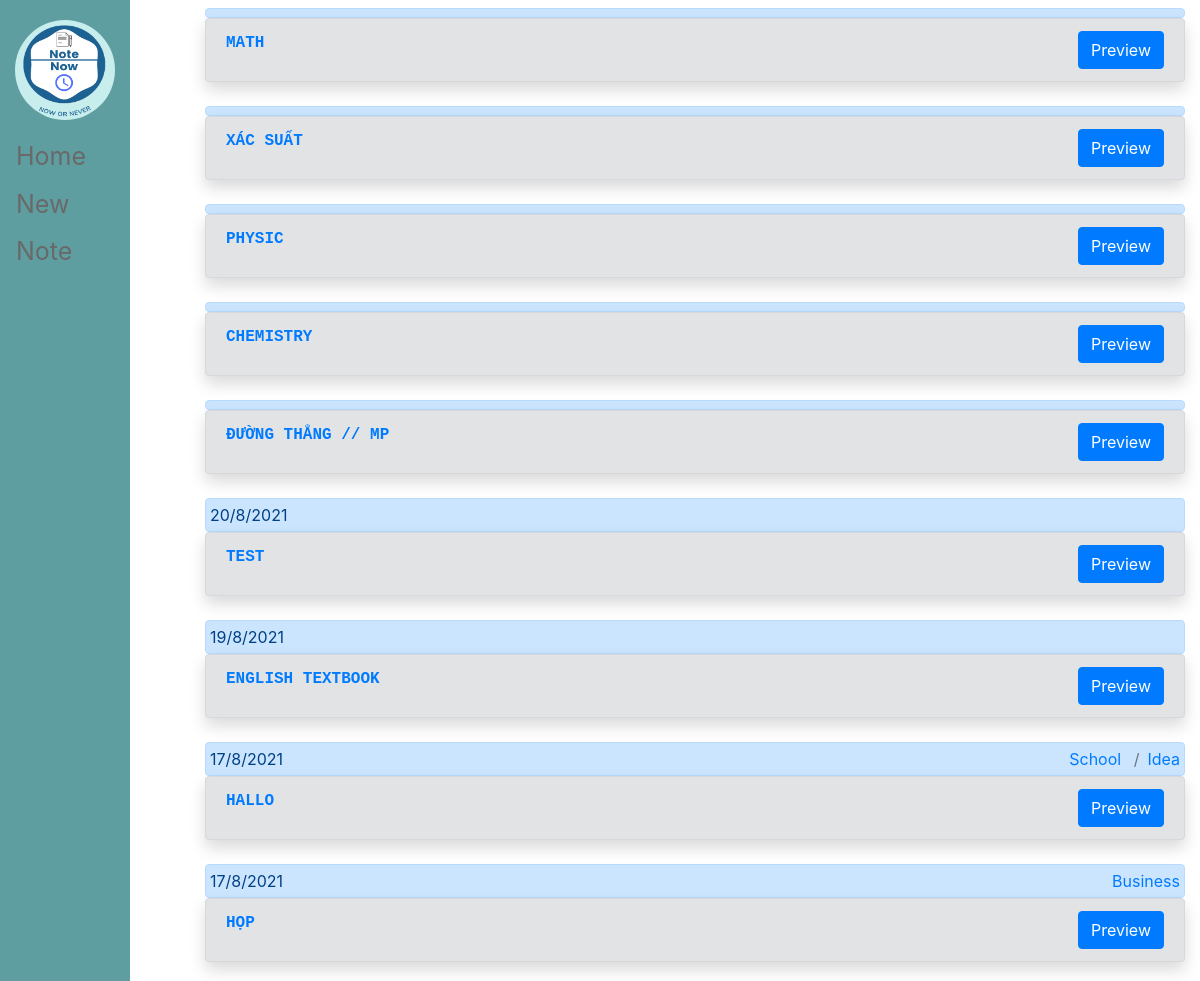
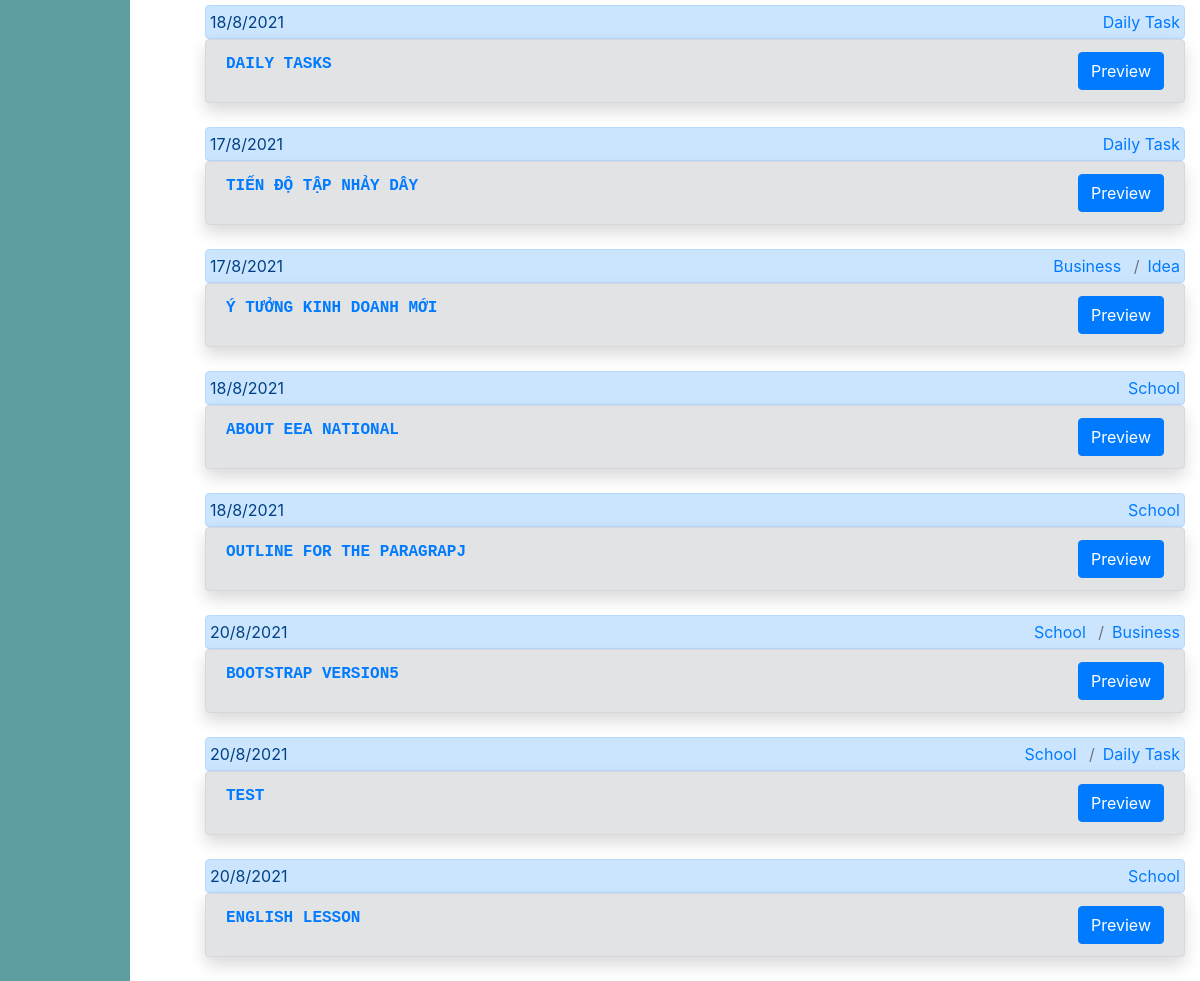
Screenshot of /view/ with the database file from the repository (2 pictures, top to bottom).
### main/models.py (models this page shows, shortened)
class Note(models.Model):
    name=models.CharField(max_length=200)

class Date(models.Model):
    note=models.ForeignKey(Note,on_delete=models.CASCADE)
    text=models.CharField(max_length=100)

class Topic(models.Model):
    note=models.ForeignKey(Note,on_delete=models.CASCADE)
    text=models.CharField(max_length=100)
    learn=models.BooleanField(default=False)
    work=models.BooleanField(default=False)
    idea=models.BooleanField(default=False)
    life=models.BooleanField(default=False)

### main/views.py (the view)
# urls.py: path("view/",views.view,name="view"),
def view(response):
    notes=Note.objects.all()
    return render(response, "main/view.html",{"notes":notes})

### main/templates/main/view.html (shortened to what this page needs)
{% extends 'main/base.html' %}
{% block content %}
        <ul>
            {% for nt in notes.all %}
            <div class="d-inline">
            <div class="alert alert-primary mb-0 p-1 rounded-top d-flex justify-content-between" role="alert">
                {% for dat in nt.date_set.all %}
                   {{dat.text}}
                {% endfor %}
                <div class="justify-content-end">
                    {% for top in nt.topic_set.all %}
                    {% if top.learn == True %}
                    <a href="/view/school" class="breadcrumb-item">School</a>
                    {% endif %}
                    {% if top.work == True %}
                    <a href="/view/business" class="breadcrumb-item">Business</a>
                    {% endif %}
                    {% if top.idea == True %}
                    <a href="/view/idea" class="breadcrumb-item">Idea</a>
                    {% endif %}
                    {% if top.life == True %}
                    <a href="/view/daily task" class="breadcrumb-item">Daily Task</a>
                    {% endif %}
                    {% endfor %}
            </div>
        </div>
            <div class="alert alert-secondary mb-4 shadow rounded-bottom d-flex justify-content-between" role="alert">
                <a href="/{{nt.id}}" class=" text-uppercase font-weight-bold text-monospace text-center">{{nt.name}}</a>
                <button class="btn btn-primary" type="button" data-toggle="collapse" data-target="#collapseExample{{nt.id}}" aria-expanded="false" aria-controls="collapseExample{{nt.id}}">
                    Preview
                  </button>
            </div>
            </div>
            {% endfor %}
        </ul>
{% endblock %}

### main/templates/main/base.html (shortened to what this page needs)
{% load static %}
<!DOCTYPE html>
<html lang="en">
    <head>
        <link rel="stylesheet" href="{% static '/css/style.css' %}">
        <link rel="stylesheet" href="https://stackpath.bootstrapcdn.com/bootstrap/4.1.3/css/bootstrap.min.css">
    </head>
    <body>
        <div class="nav">
        <div class="logo">
            <img src="{% static 'image/logo2.png' %}" alt="">
        </div>
        <div class="navbar">
            <a href="/">Home</a>
            <a href="/subject">New</a>
            <a href="/view">Note</a>
        </div>
    </div>
    <div id="content", name="content">
        <div class="container">
        {% block content %}
        {% endblock %}
    </div>
    </div>
</body>
</html>

### static/css/style.css (style rules this page uses)
body { font-style: normal; }
.logo>img { display: flexbox; border-radius: 50%; height: 100px; width: 100px; }
.logo { border-radius: 50%; }
.nav { display: inline-flex; flex-direction: column; height:100%; width:130px; position:fixed; text-align: center; top:0; left:0; background-color:cadetblue; overflow-x: hidden; overflow-y: hidden; padding-top:20px; }
.navbar { text-align: center; }
.navbar a { padding-top: 10px; font-size: 25px; text-decoration: none; color:dimgray; transition: color 0.5s; }
#content { padding-left: 200px; }

### main/templates/main/base.html (style rules this page uses)
body { font-style: normal; }
.logo>img { display: flexbox; border-radius: 50%; height: 100px; width: 100px; }
.logo { border-radius: 50%; }
.nav { display: inline-flex; flex-direction: column; height:100%; width:130px; position:fixed; text-align: center; top:0; left:0; background-color:cadetblue; overflow-x: hidden; overflow-y: hidden; padding-top:20px; }
.navbar { text-align: center; }
.navbar a { padding-top: 10px; font-size: 25px; text-decoration: none; color:dimgray; transition: color 0.5s; }
#content { padding-left: 150px; }

### rows the page displays
Note: name "MATH"
Note: name "XÁC SUẤT"
Note: name "PHYSIC"
Note: name "CHEMISTRY"
Note: name "ĐƯỜNG THẲNG // MP"
Note: name "TEST"
Date: text "20/8/2021"
Note: name "ENGLISH TEXTBOOK"
Date: text "19/8/2021"
Note: name "HALLO"
Date: text "17/8/2021"
Topic: learn "School", idea "Idea"
Note: name "HỌP"
Date: text "17/8/2021"
Topic: work "Business"
Note: name "DAILY TASKS"
Date: text "18/8/2021"
Topic: life "Daily Task"
Note: name "TIẾN ĐỘ TẬP NHẢY DÂY"
Date: text "17/8/2021"
Topic: life "Daily Task"
Note: name "Ý TƯỞNG KINH DOANH MỚI"
Date: text "17/8/2021"
Topic: work "Business", idea "Idea"
Note: name "ABOUT EEA NATIONAL"
Date: text "18/8/2021"
Topic: learn "School"
Note: name "OUTLINE FOR THE PARAGRAPJ"
Date: text "18/8/2021"
Topic: learn "School"
Note: name "BOOTSTRAP VERSION5"
Date: text "20/8/2021"
Topic: learn "School", work "Business"
Note: name "TEST"
Date: text "20/8/2021"
Topic: learn "School", life "Daily Task"
Note: name "ENGLISH LESSON"
Date: text "20/8/2021"
Topic: learn "School"
